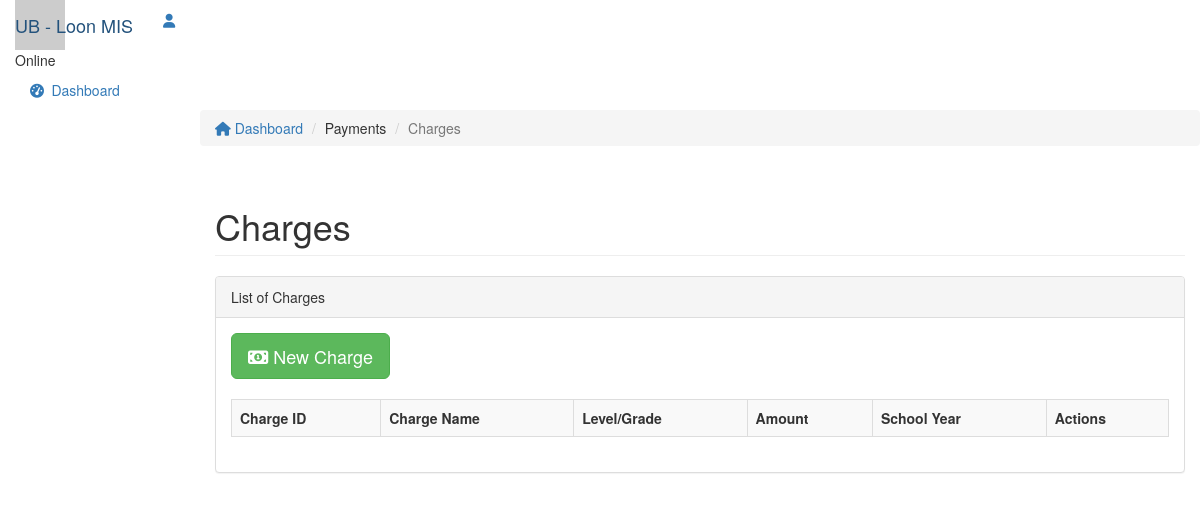
/index.php/charge, run on an earlier commit of the app's database.
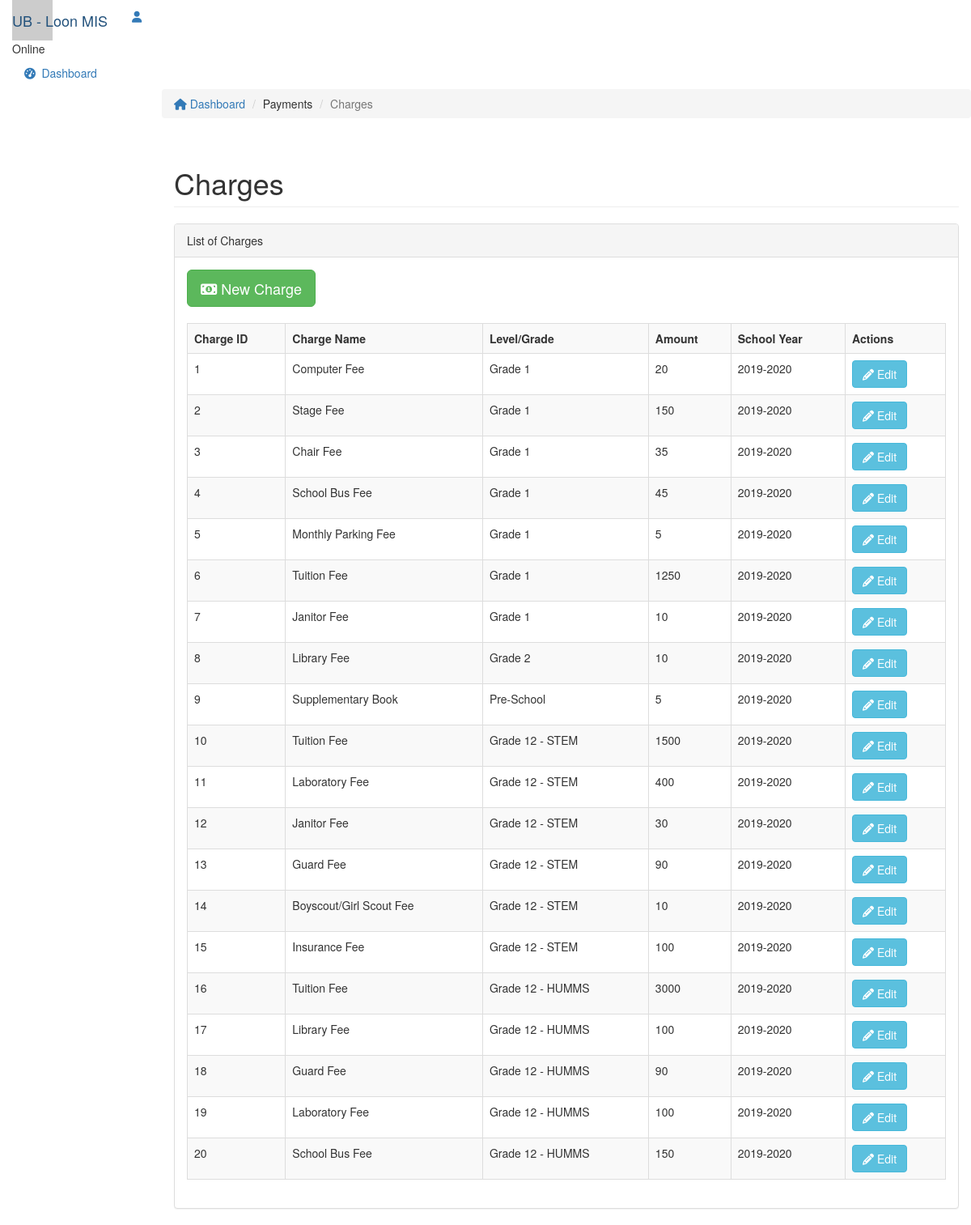
And on a later commit of the database.
### tables this page shows
CREATE TABLE `charges` (
  `charge_id` int(11) NOT NULL,
  `charge_name` varchar(100) NOT NULL,
  `charge_level` int(11) DEFAULT NULL,
  `charge_amount` double NOT NULL,
  `charge_sy` int(11) NOT NULL
);

CREATE TABLE `school_year` (
  `schoolyear_id` int(11) NOT NULL,
  `schoolyear_status` int(11) NOT NULL,
  `schoolyear_value` varchar(20) NOT NULL
);

### application/views/layouts/main.php (called while the page is built, shortened)
<?php
$this->load->view('parts/header');
$this->load->view($_view);
?>

### application/controllers/Charge.php (called while the page is built, shortened)
<?php
class Charge extends CI_Controller{
    function __construct()
    {
        $this->load->model('Charge_model');
        $this->load->model('Level_model');
        $this->load->library(['enrollment_library','ion_auth']);
    }
    function index()
    {
        $data['charges'] = $this->Charge_model->get_all_charges();
        $data['page_title'] = 'Charges';
        $data['_view'] = 'charge/index';
        $this->load->view('layouts/main',$data);
    }
}

### index.php (called while the page is built, shortened)
<?php
require_once BASEPATH.'core/CodeIgniter.php';

### application/models/Charge_model.php (called while the page is built, shortened)
<?php
class Charge_model extends CI_Model
{
    function get_all_charges()
    {
        $this->db->order_by('charge_id', 'Asc');
        return $this->db->get('charges')->result_array();
    }
}

### application/models/Faculty_model.php (called while the page is built, shortened)
<?php
class Faculty_model extends CI_Model
{
    function get_level_detail_by_id($level_id,$detail){
        if($this->db->where('levels_id',$level_id)->get('levels')->row()!==NULL){
        return $this->db->where('levels_id',$level_id)->get('levels')->row()->$detail;
        }else{
            return ;
        }
    }
}

### application/libraries/Enrollment_library.php (called while the page is built, shortened)
<?php
class Enrollment_library
{
	protected $ci;
	public function __construct()
	{
        $this->ci =& get_instance();
	}
	public function get_level_info_by_id($id,$column){
		return $this->ci->Faculty_model->get_level_detail_by_id($id,$column);
	}
	public function get_school_year_by_id($sy_id){
		return $this->ci->Enrollment_model->get_school_year($sy_id);
	}
}

### application/models/Enrollment_model.php (called while the page is built, shortened)
<?php
class Enrollment_model extends CI_Model {
	public function get_school_year($sy){
		return $this->db->where('schoolyear_id',$sy)->get('school_year')->row()->schoolyear_value;
	}
}

### application/views/charge/index.php (the view, shortened to what this page needs)
<div class="col-sm-9 col-sm-offset-3 col-lg-10 col-lg-offset-2 main">
		<div class="row">
			<ol class="breadcrumb">
				<li><a href="#">
					<em class="fa fa-home"></em> Dashboard
				</a></li>
				<li class="">Payments</li>
				<li class="active">Charges</li>
			</ol>
		</div>
		<div class="row">
			<div class="col-lg-12">
				<h1 class="page-header">Charges</h1>
			</div>
		</div>
		<div class="row">
			<div class="col-lg-12">
				<div class="panel panel-default">
					<div class="panel-heading">List of Charges</div>
					<div class="panel-body">
						<div class="table-responsive">
							<div>
								<a href="<?php echo site_url('charge/add'); ?>" class="btn btn-success btn-lg"><i class="fa fa-money"></i> New Charge</a>
							</div>
							<br>
							 <table class="table table-striped table-bordered table-charge-list">
							    <tr>
									<th>Charge ID</th>
									<th>Charge Name</th>
									<th>Level/Grade</th>
									<th> Amount</th>
									<th>School Year</th>
									<th>Actions</th>
							    </tr>
								<?php foreach($charges as $c){ ?>
							    <tr>
									<td><?php echo $c['charge_id']; ?></td>
									<td><?php echo $c['charge_name']; ?></td>
									<td><?php echo $this->enrollment_library->get_level_info_by_id($c['charge_level'],'name'); ?></td>
									<td><?php echo $c['charge_amount']; ?></td>
									<td><?php echo $this->enrollment_library->get_school_year_by_id($c['charge_sy']); ?></td>
									<td>
							            <a href="<?php echo site_url('charge/edit/'.$c['charge_id']); ?>" class="btn btn-info btn-md">
							            <i class="fa fa-pencil"></i>
							            Edit
							        	</a>
							        </td>
							    </tr>
								<?php } ?>
							</table>
							</div>
						</div>
					</div>
				</div>
			</div>
	</div>

### application/views/parts/header.php (shortened to what this page needs)
<!DOCTYPE html>
<html>
<head>
	<link href="<?php echo base_url('lumino/css/bootstrap.min.css');?>" rel="stylesheet">
	<link href="<?php echo base_url('lumino/css/font-awesome.min.css');?>" rel="stylesheet">
	<link href="<?php echo base_url('lumino/css/datepicker3.css');?>" rel="stylesheet">
	<link href="<?php echo base_url('lumino/css/styles.css');?>" rel="stylesheet">
	<link href="<?php echo base_url('lumino/css/styles.css');?>" rel="stylesheet">
	<link href="<?php echo base_url('datatables/css/dataTables.bootstrap.min.css');?>" rel="stylesheet">
	<link href="<?php echo base_url('bsselect/bootstrap-select.min.css');?>" rel="stylesheet">
</head>
<body>
	<nav class="navbar navbar-custom navbar-fixed-top" role="navigation">
		<div class="container-fluid">
			<div class="navbar-header">
				<a class="navbar-brand" href="#"><span>UB - </span>Loon MIS</a>
				 	<ul class="nav navbar-top-links navbar-right">
					<li class="dropdown"><a class="dropdown-toggle count-info" data-toggle="dropdown" href="#">
						<em class="fa fa-user"></em>
					</a>
					</li>
				</ul>
			</div>
		</div>
	</nav>
	<div id="sidebar-collapse" class="col-sm-3 col-lg-2 sidebar">
		<div class="profile-sidebar">
			<div class="profile-userpic">
				<img src="http://placehold.it/50/30a5ff/fff" class="img-responsive" alt="">
			</div>
			<div class="profile-usertitle">
				<div class="profile-usertitle-status"><span class="indicator label-success"></span>Online</div>
			</div>
		</div>
		<ul class="nav menu">
			<li><a href=""><em class="fa fa-dashboard">&nbsp;</em> Dashboard</a></li>
		</ul>
	</div>
	</body>
</html>

What changed in the data, as far as the page shows it:
added charges: charge_id "1", charge_name "Computer Fee", level_info_by_id "Grade 1", charge_amount "20", charge_sy.schoolyear_value "2019-2020"
added charges: charge_id "2", charge_name "Stage Fee", level_info_by_id "Grade 1", charge_amount "150", charge_sy.schoolyear_value "2019-2020"
added charges: charge_id "3", charge_name "Chair Fee", level_info_by_id "Grade 1", charge_amount "35", charge_sy.schoolyear_value "2019-2020"
added charges: charge_id "4", charge_name "School Bus Fee", level_info_by_id "Grade 1", charge_amount "45", charge_sy.schoolyear_value "2019-2020"
added charges: charge_id "5", charge_name "Monthly Parking Fee", level_info_by_id "Grade 1", charge_amount "5", charge_sy.schoolyear_value "2019-2020"
added charges: charge_id "6", charge_name "Tuition Fee", level_info_by_id "Grade 1", charge_amount "1250", charge_sy.schoolyear_value "2019-2020"
added charges: charge_id "7", charge_name "Janitor Fee", level_info_by_id "Grade 1", charge_amount "10", charge_sy.schoolyear_value "2019-2020"
added charges: charge_id "8", charge_name "Library Fee", level_info_by_id "Grade 2", charge_amount "10", charge_sy.schoolyear_value "2019-2020"
added charges: charge_id "9", charge_name "Supplementary Book", level_info_by_id "Pre-School", charge_amount "5", charge_sy.schoolyear_value "2019-2020"
added charges: charge_id "10", charge_name "Tuition Fee", level_info_by_id "Grade 12 - STEM", charge_amount "1500", charge_sy.schoolyear_value "2019-2020"
added charges: charge_id "11", charge_name "Laboratory Fee", level_info_by_id "Grade 12 - STEM", charge_amount "400", charge_sy.schoolyear_value "2019-2020"
added charges: charge_id "12", charge_name "Janitor Fee", level_info_by_id "Grade 12 - STEM", charge_amount "30", charge_sy.schoolyear_value "2019-2020"
added charges: charge_id "13", charge_name "Guard Fee", level_info_by_id "Grade 12 - STEM", charge_amount "90", charge_sy.schoolyear_value "2019-2020"
added charges: charge_id "14", charge_name "Boyscout/Girl Scout Fee", level_info_by_id "Grade 12 - STEM", charge_amount "10", charge_sy.schoolyear_value "2019-2020"
added charges: charge_id "15", charge_name "Insurance Fee", level_info_by_id "Grade 12 - STEM", charge_amount "100", charge_sy.schoolyear_value "2019-2020"
added charges: charge_id "16", charge_name "Tuition Fee", level_info_by_id "Grade 12 - HUMMS", charge_amount "3000", charge_sy.schoolyear_value "2019-2020"
added charges: charge_id "17", charge_name "Library Fee", level_info_by_id "Grade 12 - HUMMS", charge_amount "100", charge_sy.schoolyear_value "2019-2020"
added charges: charge_id "18", charge_name "Guard Fee", level_info_by_id "Grade 12 - HUMMS", charge_amount "90", charge_sy.schoolyear_value "2019-2020"
added charges: charge_id "19", charge_name "Laboratory Fee", level_info_by_id "Grade 12 - HUMMS", charge_amount "100", charge_sy.schoolyear_value "2019-2020"
added charges: charge_id "20", charge_name "School Bus Fee", level_info_by_id "Grade 12 - HUMMS", charge_amount "150", charge_sy.schoolyear_value "2019-2020"
